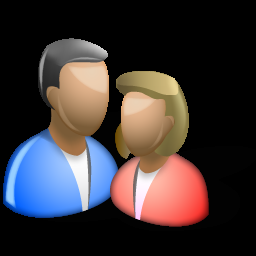
%> input picture clp.png, 256 x 256 px
$ octave m_14_3_2.m   (GNU Octave 9; MATLAB toolbox functions it lacks are replaced by stand-ins)
%> lines starting %> are read from the running program, lines starting %| are printed output that depends on the picture
ay=imread('clp.png');
%> ay is the input picture: size 256x256x3 uint8; mean R, G, B 60.1, 52.5, 54.4
axx=rgb2gray(ay);
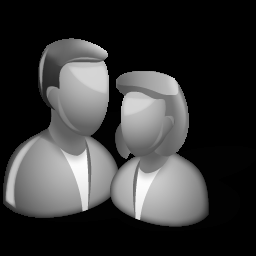
%> axx: size 256x256 uint8; min 0, max 252, mean 55
ax=imcomplement(axx);
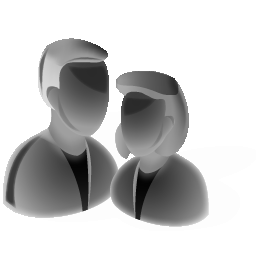
%> ax: size 256x256 uint8; min 3, max 255, mean 200
a=im2double(ax);
b=imresize(a,1/4);
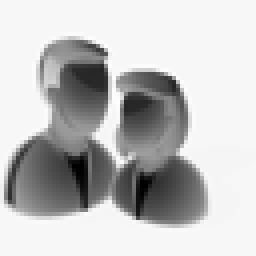
%> b: size 64x64 double (shown 4 times larger); min 0.00612, max 1.03, mean 0.784; drawn with min black and max white
c=imresize(a,1/8);
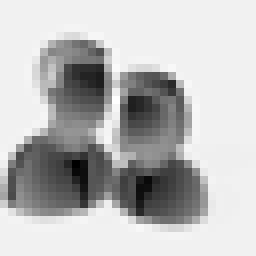
%> c: size 32x32 double (shown 8 times larger); min 0.0158, max 1.06, mean 0.784; drawn with min black and max white
b1=imresize(imresize(a,1/4),4);
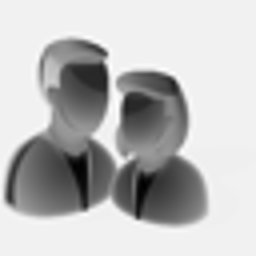
%> b1: size 256x256 double; min -0.00582, max 1.06, mean 0.784; drawn with min black and max white
c1=imresize(imresize(a,1/8),8);
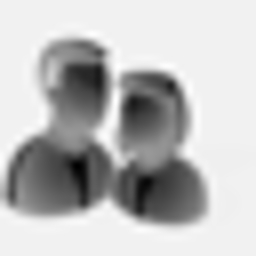
%> c1: size 256x256 double; min -0.00565, max 1.06, mean 0.784; drawn with min black and max white
subplot(2,3,1);
imshow(a);
title('original');
subplot(2,3,4);
imshow(a/3);
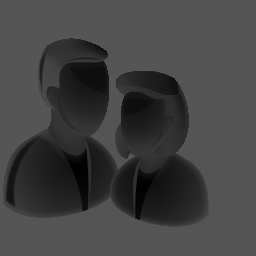
%> displayed picture: size 256x256, on the screen's scale of 0 to 255; min 1, max 85, mean 66.6
title('0-85(255/3)');
xlabel('scale')
subplot(2,3,2);
imshow(b);
title('1/4 64x64');
xlabel('resize')
subplot(2,3,3);
imshow(c);
title('1/8 32x32');
xlabel('resize')
subplot(2,3,5);
imshow(b1);
title('1/4*4 256x256');
xlabel('resize')
subplot(2,3,6);
imshow(c1);
title('1/8*8 256x256');
xlabel('resize')
